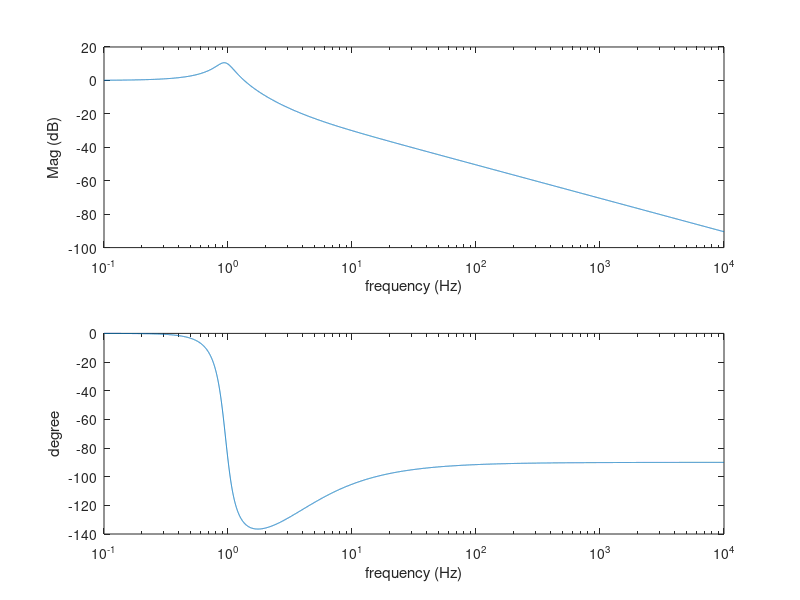
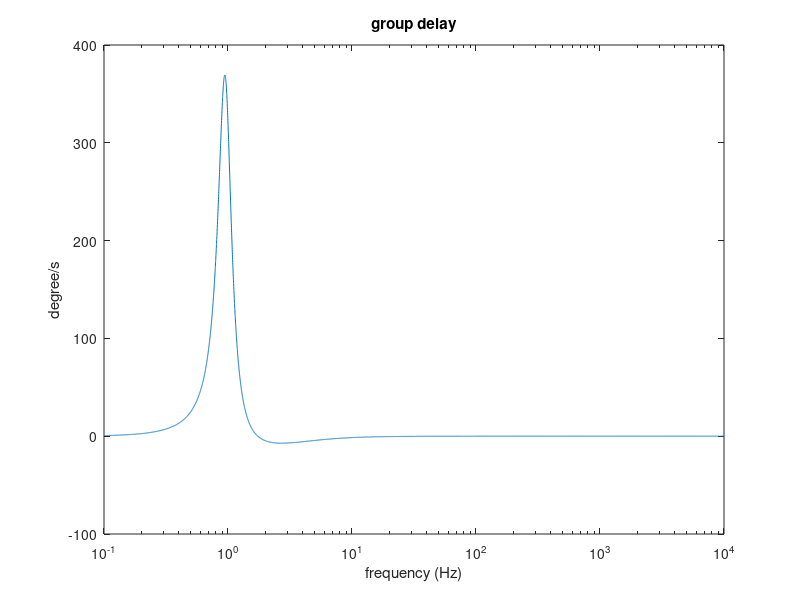
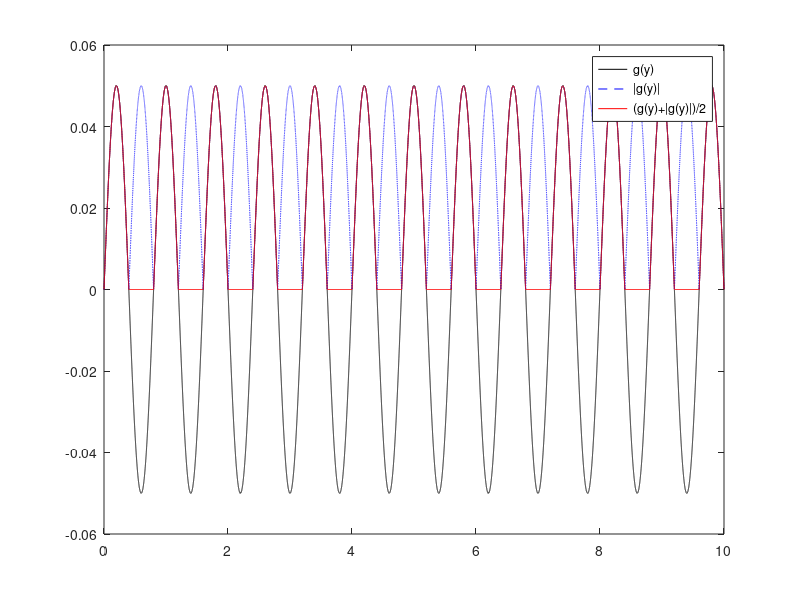
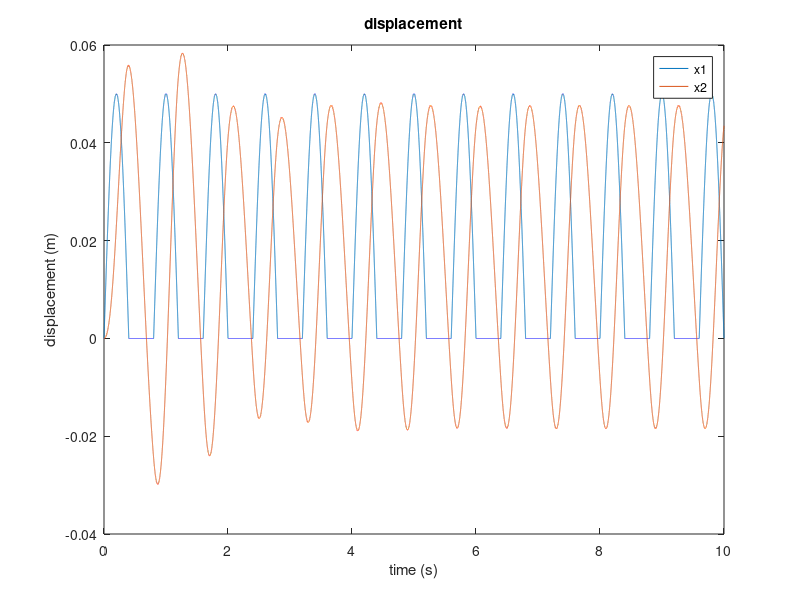

Source code (MATLAB) for these figures, in order:
clear
close all

% parameters
k = 28800; % elastic constant [Nt/m]
b = 1500;  % damping coefficient [kg/s]
m = 800;   % mass [kg]
L = 8;     % one cycle length of bump [m]
D = 0.05;  % height of bump [m]

% (a) plot H(j2pif) v.s. f
f = logspace(-1,4,1e4);
s = 1j*2*pi*f;
H = (b*s + k)./(m*s.^2 + b*s + k);
mag = abs(H);
phs = angle(H);
figure
subplot(211)
semilogx(f,mag2db(mag))
xlabel('frequency (Hz)')
ylabel('Mag (dB)')
subplot(212)
semilogx(f,rad2deg(phs))
xlabel('frequency (Hz)')
ylabel('degree')
% find the max value at which fequency 
[~,ind] = max(mag);
MaxValueAt = f(ind)

ddegree = -diff(rad2deg(phs));
df = diff(f);
GroupDelay = ddegree./df;
figure
semilogx(f(1:end-1),GroupDelay)
title('group delay')
xlabel('frequency (Hz)')
ylabel('degree/s')

% part 2 variables
v = 10;      % velocity [m/s]
T = 0.0001;  % sampling interval [s]
t = 10;t = 0:T:t-T; % time axis
y = v*t;   
figure
plot(t,D*sin(2*pi*y/L),'black')
hold on
plot(t,abs(D*sin(2*pi*y/L)),'b--')
hold on
g = (D*sin(2*pi*y/L) + abs(D*sin(2*pi*y/L))) ./2;
plot(t,g,'r')
legend('g(y)','|g(y)|','(g(y)+|g(y)|)/2')
x1 = g;
% initial condition for x2
x2 = [0 0];
alpha = T*b + 2*m;
for ii = 3:length(g)
   x2(ii) = x1(ii)*T*b/alpha + x1(ii-1)*2*T^2*k/alpha - x1(ii-2)*T*b/alpha - x2(ii-1)*(2*T^2*k-4*m)/alpha - x2(ii-2)*(2*m-T*b)/alpha;
end
figure
plot(t,x1)
hold on
plot(t,x2)
title('displacement')
legend('x1','x2')
xlabel('time (s)')
ylabel('displacement (m)')
MaxDisp = max(x2)
% another way to determine x2
y = filter([T*b 2*T^2*k -T*b],[T*b+2*m 2*T^2*k-4*m 2*m-T*b],x1,[]);
figure
plot(t,x1)
hold on
plot(t,y)
title('displacement')
legend('x1','x2')
% Plot spectrum of g or x1
fs = 1/T;
G = fftshift(fft(g));
freq = linspace(-fs/2,fs/2,length(g));
figure
plot(freq,abs(G))
title('spectrum of g')
xlabel('frequency (Hz)')
ylabel('Mag')
xlim([-20 20])
% set sampling freq
fs = 2e1;
t = 0:1/fs:10;
h = (487*sqrt(111)*sin(9*sqrt(111)/16.*t)+1665*cos(9*sqrt(111)/16.*t)).*exp(-15/16.*t)/888;
figure
plot(t,h)
xlabel('time (s)')
ylabel('amp')
title('h(t)')
figure
% use freqz to draw response
freqz(h,fs,length(t),fs)
[amp,w] = freqz(h,fs,length(t),fs);
figure
semilogx(w,mag2db(abs(amp)))
title('amplitude response')
xlabel('frequency (rad/s)')
ylabel('amplitude (dB)')

% draw the spectrum to check bandwidth
% H = fftshift(fft(h));
% freq = linspace(-fs/2,fs/2,length(h));
% figure
% plot(freq,abs(H))
% xlabel('freq (Hz)')
% xlim([-5 5])
